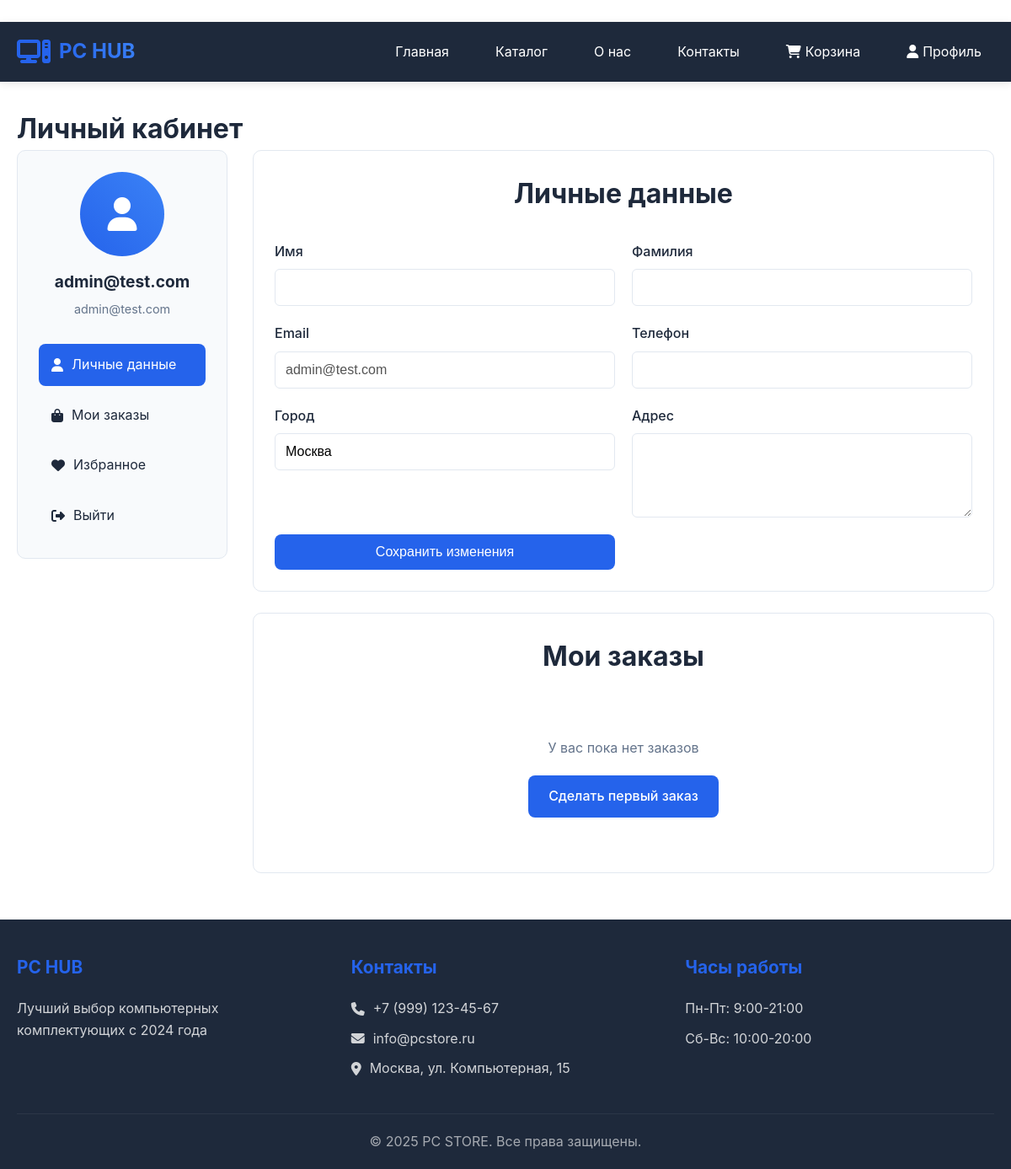
/users/profile/ (signed in), run on the app's committed database.
### users/models.py (models this page shows, shortened)
class User(AbstractUser):
    email = models.EmailField('Email', unique=True)
    phone = models.CharField('Телефон', max_length=20, blank=True)
    address = models.TextField('Адрес', blank=True)
    city = models.CharField('Город', max_length=100, blank=True, default='Москва')
    USERNAME_FIELD = 'email'
    REQUIRED_FIELDS = ['username']
    class Meta:
        verbose_name = 'Пользователь'
        verbose_name_plural = 'Пользователи'

### users/views.py (the view)
# urls.py: path('profile/', views.profile, name='profile'),
@login_required
def profile(request):
    if request.method == 'POST':
        form = UserProfileForm(request.POST, instance=request.user)
        if form.is_valid():
            form.save()
            messages.success(request, 'Профиль успешно обновлен')
            return redirect('users:profile')
    else:
        form = UserProfileForm(instance=request.user)
    orders = Order.objects.filter(user=request.user).order_by('-created_at')[:5]
    return render(request, 'users/profile.html', {
        'form': form,
        'orders': orders
    })

### users/forms.py
class UserProfileForm(forms.ModelForm):
    class Meta:
        model = User
        fields = ['first_name', 'last_name', 'phone', 'address', 'city']
        widgets = {
            'first_name': forms.TextInput(attrs={'class': 'form-input'}),
            'last_name': forms.TextInput(attrs={'class': 'form-input'}),
            'phone': forms.TextInput(attrs={'class': 'form-input'}),
            'address': forms.Textarea(attrs={'class': 'form-textarea', 'rows': 4}),
            'city': forms.TextInput(attrs={'class': 'form-input'}),
        }

### templates/users/profile.html (shortened to what this page needs)
﻿{% extends 'base.html' %}
{% load static %}
{% block content %}
<div class="profile-container">
    <div class="container">
        <h1 class="page-title">Личный кабинет</h1>
        <div class="profile-layout">
            <aside class="profile-sidebar">
                <div class="profile-menu">
                    <div class="profile-info">
                        <div class="profile-avatar">
                            <i class="fas fa-user"></i>
                        </div>
                        <h3 class="profile-name">{{ user.get_full_name|default:user.email }}</h3>
                        <p class="profile-email">{{ user.email }}</p>
                    </div>
                    <nav class="profile-nav">
                        <a href="{% url 'users:profile' %}" class="profile-nav-link active">
                            <i class="fas fa-user"></i> Личные данные
                        </a>
                        <a href="{% url 'users:orders' %}" class="profile-nav-link">
                            <i class="fas fa-shopping-bag"></i> Мои заказы
                        </a>
                        <a href="#" class="profile-nav-link">
                            <i class="fas fa-heart"></i> Избранное
                        </a>
                        <a href="{% url 'users:logout' %}" class="profile-nav-link">
                            <i class="fas fa-sign-out-alt"></i> Выйти
                        </a>
                    </nav>
                </div>
            </aside>
            <main class="profile-main">
                <div class="profile-section">
                    <h2 class="section-title">Личные данные</h2>
                    <form method="post" class="profile-form">
                        <div class="form-group">
                            <label class="form-label">Имя</label>
                            <input type="text" name="first_name" value="{{ user.first_name|default:'' }}" class="form-input">
                        </div>
                        <div class="form-group">
                            <label class="form-label">Фамилия</label>
                            <input type="text" name="last_name" value="{{ user.last_name|default:'' }}" class="form-input">
                        </div>
                        <div class="form-group">
                            <label class="form-label">Email</label>
                            <input type="email" value="{{ user.email }}" class="form-input" disabled>
                        </div>
                        <div class="form-group">
                            <label class="form-label">Телефон</label>
                            <input type="tel" name="phone" value="{{ user.phone|default:'' }}" class="form-input">
                        </div>
                        <div class="form-group">
                            <label class="form-label">Город</label>
                            <input type="text" name="city" value="{{ user.city|default:'' }}" class="form-input" placeholder="Ваш город">
                        </div>
                        <div class="form-group">
                            <label class="form-label">Адрес</label>
                            <textarea name="address" class="form-textarea">{{ user.address|default:'' }}</textarea>
                        </div>
                        <button type="submit" class="btn btn-primary">Сохранить изменения</button>
                    </form>
                </div>
                <div class="profile-section">
                    <h2 class="section-title">Мои заказы</h2>
                    <div class="orders-list">
                        {% for order in orders %}
                        <div class="order-card">
                            <div class="order-header">
                                <div class="order-info">
                                    <span class="order-number">Заказ #{{ order.order_number }}</span>
                                    <span class="order-date">{{ order.created_at|date:"d.m.Y H:i" }}</span>
                                </div>
                                <div class="order-status {{ order.status }}">
                                    {{ order.get_status_display }}
                                </div>
                            </div>
                            <div class="order-items">
                                {% for item in order.items.all %}
                                <div class="order-item">
                                    <span class="order-item-name">{{ item.product_name }}</span>
                                    <span class="order-item-quantity">{{ item.quantity }} шт.</span>
                                    <span class="order-item-price">{{ item.price }} ₽</span>
                                </div>
                                {% endfor %}
                            </div>
                            <div class="order-footer">
                                <div class="order-total">
                                    Итого: <span class="total-price">{{ order.total_price }} ₽</span>
                                </div>
                                <a href="#" class="btn btn-outline btn-small">Подробнее</a>
                            </div>
                        </div>
                        {% empty %}
                        <div class="no-orders">
                            <p>У вас пока нет заказов</p>
                            <a href="{% url 'products:catalog' %}" class="btn btn-primary">Сделать первый заказ</a>
                        </div>
                        {% endfor %}
                    </div>
                </div>
            </main>
        </div>
    </div>
</div>
{% endblock %}

### static/css/style.css (style rules this page uses)
:root { --primary-color: #2563eb; --primary-dark: #1d4ed8; --secondary-color: #64748b; --accent-color: #3b82f6; --success-color: #10b981; --danger-color: #ef4444; --warning-color: #f59e0b; --light-color: #f8fafc; --dark-color: #1e293b; --border-color: #e2e8f0; --shadow-color: rgba(0, 0, 0, 0.1); --transition: all 0.3s ease; }
* { margin: 0; padding: 0; box-sizing: border-box; }
body { font-family: -apple-system, BlinkMacSystemFont, 'Segoe UI', 'Roboto', 'Oxygen', 'Ubuntu', sans-serif; color: var(--dark-color); background-color: #ffffff; line-height: 1.6; }
.container { max-width: 1200px; margin: 0 auto; padding: 0 20px; }
.btn { display: inline-flex; align-items: center; justify-content: center; gap: 8px; padding: 12px 24px; border-radius: 8px; text-decoration: none; font-weight: 500; cursor: pointer; border: none; transition: var(--transition); font-size: 1rem; }
.btn-primary { background-color: var(--primary-color); color: white; }
.section-title { font-size: 2rem; margin-bottom: 30px; text-align: center; color: var(--dark-color); }
.profile-layout { display: grid; grid-template-columns: 250px 1fr; gap: 30px; }
.profile-menu { background-color: var(--light-color); border-radius: 10px; padding: 25px; border: 1px solid var(--border-color); }
.profile-info { text-align: center; margin-bottom: 30px; }
.profile-avatar { width: 100px; height: 100px; border-radius: 50%; background: linear-gradient(45deg, var(--primary-color), var(--accent-color)); margin: 0 auto 15px; display: flex; align-items: center; justify-content: center; font-size: 2.5rem; color: white; overflow: hidden; }
.profile-name { font-size: 1.2rem; margin-bottom: 5px; color: var(--dark-color); }
.profile-email { color: var(--secondary-color); font-size: 0.9rem; }
.profile-nav { display: flex; flex-direction: column; gap: 10px; }
.profile-nav-link { display: flex; align-items: center; gap: 10px; padding: 12px 15px; text-decoration: none; color: var(--dark-color); border-radius: 8px; transition: var(--transition); }
.profile-nav-link:hover, .profile-nav-link.active { background-color: var(--primary-color); color: white; }
.profile-section { background-color: white; border-radius: 10px; padding: 25px; border: 1px solid var(--border-color); margin-bottom: 25px; }
.profile-form { display: grid; grid-template-columns: repeat(2, 1fr); gap: 20px; }
.form-group { display: flex; flex-direction: column; }
.form-label { margin-bottom: 8px; font-weight: 500; color: var(--dark-color); }
.form-input, .form-textarea { padding: 12px; border: 1px solid var(--border-color); border-radius: 6px; font-size: 1rem; background-color: white; }
.form-textarea { resize: vertical; min-height: 100px; }
.orders-list { display: flex; flex-direction: column; gap: 15px; }
.no-orders { text-align: center; padding: 40px 20px; color: var(--secondary-color); }
.no-orders p { margin-bottom: 20px; }

### data on the page
User: get_full_name "admin@test.com", email "admin@test.com", city "Москва"
